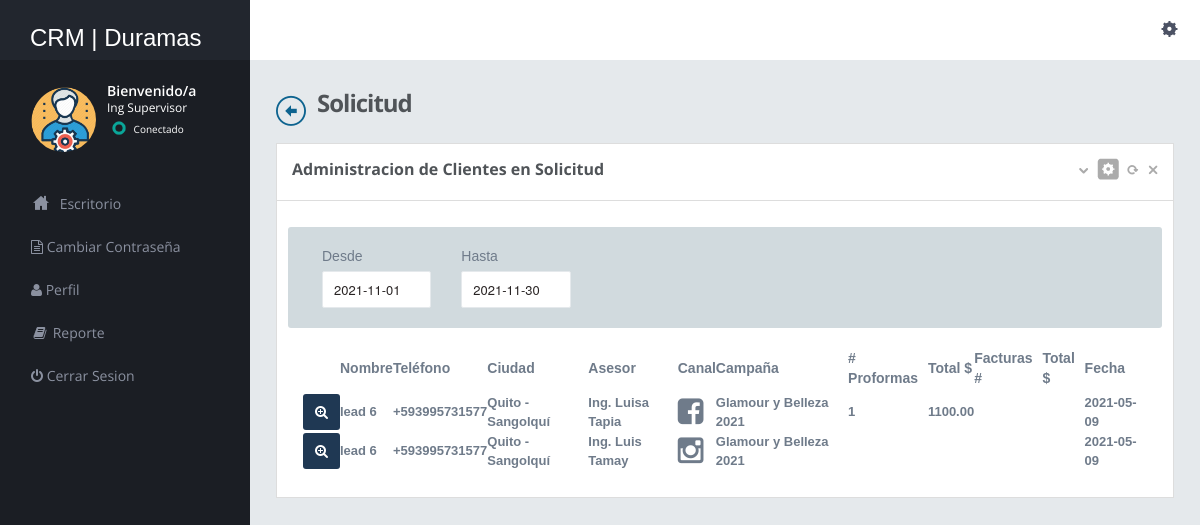
Page /supervisor/tracking-lead-supervisor.php?status_name=Solicitud (signed in) on the committed database.
### tables this page shows
CREATE TABLE `tracking_lead` (
  `tracking_lead_id_gen` int(11) NOT NULL,
  `name_lead` varchar(100) NOT NULL,
  `mobile_number` varchar(100) NOT NULL,
  `city_warehouse` varchar(100) NOT NULL,
  `email_lead` varchar(100) NOT NULL,
  `user_name` varchar(150) NOT NULL,
  `email_user_name` varchar(150) NOT NULL,
  `date_create` date NOT NULL,
  `platform` varchar(9) NOT NULL,
  `form_id` varchar(200) NOT NULL,
  `status_name` varchar(100) NOT NULL,
  `proforma` int(11) DEFAULT NULL,
  `proforma_total` double(18,2) DEFAULT NULL,
  `factura` int(11) DEFAULT NULL,
  `factura_total` double(18,2) DEFAULT NULL
);

CREATE TABLE `campaing` (
  `campaing_id_gen` int(11) NOT NULL,
  `name` varchar(300) NOT NULL,
  `description` varchar(400) NOT NULL
);

### supervisor/tracking-lead-supervisor.php (the view, shortened to what this page needs)
<?php
include("dbconnection.php");
if(isset($_GET['status_name'])){
    $title=$_GET['status_name'];
    $id_supervisor=$_SESSION['id_supervisor'];
}
?>
<!DOCTYPE html>
<html>
<head>
    <link href="../assets/plugins/jquery-datatable/css/jquery.dataTables.css" rel="stylesheet" type="text/css" />
    <link href="../assets/plugins/bootstrap-select2/select2.css" rel="stylesheet" type="text/css" media="screen" />
    <link href="../assets/plugins/boostrapv3/css/bootstrap.min.css" rel="stylesheet" type="text/css" />
    <link href="../assets/plugins/boostrapv3/css/bootstrap-theme.min.css" rel="stylesheet" type="text/css" />
    <link href="../assets/plugins/font-awesome/css/font-awesome.css" rel="stylesheet" type="text/css" />
    <link href="../assets/css/animate.min.css" rel="stylesheet" type="text/css" />
    <link href="../assets/plugins/jquery-scrollbar/jquery.scrollbar.css" rel="stylesheet" type="text/css" />
    <link href="../assets/css/style.css" rel="stylesheet" type="text/css" />
    <link href="../assets/css/responsive.css" rel="stylesheet" type="text/css" />
    <link href="../assets/css/custom-icon-set.css" rel="stylesheet" type="text/css" />
    <link rel="stylesheet" type="text/css" href="https://cdn.datatables.net/1.10.24/css/jquery.dataTables.min.css">
    <link rel="stylesheet" type="text/css"
        href="https://cdn.datatables.net/datetime/1.0.3/css/dataTables.dateTime.min.css">
</head>
<body class="">
    <?php include("header.php");?>
    <div class="page-container row">
        <?php include("leftbar.php");?>
    </div>
    </div>
    <div class="page-content">
        <div class="content">
            <div class="page-title"> <i><a href="dashboard-supervisor.php" class="icon-custom-left"></a></i>
                <h3><b><?php echo $title?></b></h3>
            </div>
            <div class="row-fluid">
                <div class="span12">
                    <div class="grid simple ">
                        <div class="grid-title">
                            <h4><span class="semi-bold"><b> Administracion de Clientes en <?php echo $title?>
                                    </b></span></h4>
                            <div class="tools">
                                <a href="javascript:;" class="collapse"></a>
                                <a href="#grid-config" data-toggle="modal" class="config"></a>
                                <a href="javascript:;" class="reload"></a>
                                <a href="javascript:;" class="remove"></a>
                            </div>
                        </div>
                        <div class="grid-body ">
                            <div class="row well input-daterange">
                                <div class="col-sm-2">
                                    <label class="control-label">Desde</label>
                                    <input class="form-control datepicker" type="text" name="min" id="min"
                                        value="<?php echo date("Y-m-01")?>" placeholder="yyyy-mm-dd"
                                        style="height: 20px;" />
                                </div>
                                <div class="col-sm-2">
                                    <label class="control-label">Hasta</label>
                                    <input class="form-control datepicker" type="text" name="max" id="max"
                                        value="<?php echo date("Y-m-t")?>" placeholder="yyyy-mm-dd"
                                        style="height: 20px;" />
                                </div>
                                <div class="col-sm-12 text-danger" id="error_log"></div>
                            </div>
                            <table id="example-date" class="display nowrap" style="width:100%">
                                <thead>
                                    <tr>
                                        <th><label class="control-label"><b></b></label></th>
                                        <th><label class="control-label"><b>Nombre</b></label></th>
                                        <th><label class="control-label"><b>Teléfono</b></label></th>
                                        <th><label class="control-label"><b>Ciudad</b></label></th>
                                        <th><label class="control-label"><b>Asesor</b></label></th>
                                        <th><label class="control-label"><b>Canal</b></label></th>
                                        <th><label class=" control-label"><b>Campaña</b></label></th>
                                        <th><label class=" control-label"><b># Proformas</b></label></th>
                                        <th><label class=" control-label"><b>Total $</b></label></th>
                                        <th><label class=" control-label"><b>Facturas #</b></label></th>
                                        <th><label class=" control-label"><b>Total $</b></label></th>
                                        <th><label class=" control-label"><b>Fecha</b></label></th>
                                    </tr>
                                </thead>
                                <tbody>
                                    <?php
                                     if ($title == 'General'){
                                        $ret=mysqli_query($con, "select tl.* from tracking_lead tl, user_supervisor_warehouse usw where usw.name_warehouse =tl.city_warehouse and usw.id_user_supervisor='".$id_supervisor."'");
                                     }else{
                                         $ret=mysqli_query($con, "select tl.* from tracking_lead tl, user_supervisor_warehouse usw where usw.name_warehouse =tl.city_warehouse and usw.id_user_supervisor='".$id_supervisor."' and tl.status_name ='".$title."'");
                                     }
												$cnt=1;
												while($row=mysqli_fetch_array($ret))
												{
												?>
                                    <tr>
                                        <td>
                                            <form action="" method="post">
                                                <button type="submit" class="btn btn-info btn-xs" data-placement="top"
                                                    title="Detalles" value="btnEditarRegistro" name="accion"><i
                                                        class="fa fa-search-plus text-white mr-0"></i>
                                                </button>
                                            </form>
                                        </td>
                                        <?php $req=mysqli_query($con, "select description from campaing where name='".$row['form_id']."'");
                                          $name_campaing=mysqli_fetch_array($req);
                                        ?>
                                        <td><strong><?php echo $row['name_lead'];?></strong></td>
                                        <td><strong><?php echo $row['mobile_number'];?></strong></td>
                                        <td><strong><?php echo $row['city_warehouse'];?></strong></td>
                                        <td><strong><?php echo $row['user_name'];?></strong></td>
                                        <?php if ($row['platform'] == 'fb'){ ?>
                                        <td><strong><i class="fa fa-facebook-square"
                                                    style="font-size:30px;"></i></strong></td>
                                        <?php }?>
                                        <?php if ($row['platform'] == 'ig'){ ?>
                                        <td><strong><i class="fa fa-instagram" style="font-size:30px;"></i></strong>
                                        </td>
                                        <?php }?>
                                        <td><strong><?php echo $name_campaing['description'];?></strong></td>
                                        <td><strong><?php echo $row['proforma'];?></strong></td>
                                        <td><strong><?php echo $row['proforma_total'];?></strong></td>
                                        <td><strong><?php echo $row['factura'];?></strong></td>
                                        <td><strong><?php echo $row['factura_total'];?></strong></td>
                                        <td><strong><?php echo $row['date_create'];?></strong></td>
                                    </tr>
                                    <?php $cnt=$cnt+1; } ?>
                                </tbody>
                            </table>
                        </div>
                    </div>
                </div>
            </div>
        </div>
    </div>
    </div>
</body>
</html>

### assets/css/responsive.css (style rules this page uses)
@media (min-width: 980px) { .page-content { margin-left: 250px; min-height: 100%; } }

### rows in the picture
tracking_lead: name_lead "lead 6", mobile_number "+593995731577", city_warehouse "Quito - Sangolquí", user_name "Ing. Luisa Tapia", platform "fb" (drawn), campaing.description "Glamour y Belleza 2021", proforma "1", proforma_total "1100.00", date_create "2021-05-09"
tracking_lead: name_lead "lead 6", mobile_number "+593995731577", city_warehouse "Quito - Sangolquí", user_name "Ing. Luis Tamay", platform "ig" (drawn), campaing.description "Glamour y Belleza 2021", date_create "2021-05-09"

### other values in the picture
$_SESSION['name_supervisor'] "Ing Supervisor"
$title "Solicitud"
